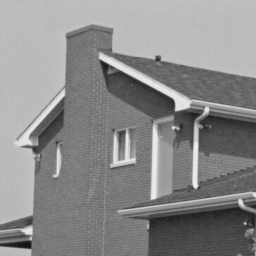
%> input picture patch_beltrami/Beltrami/BM3D_images/house.png, 256 x 256 px
$ octave DEMOBelt_SingleBW.m   (GNU Octave 9; MATLAB toolbox functions it lacks are replaced by stand-ins)
%> lines starting %> are read from the running program, lines starting %| are printed output that depends on the picture; long printed decimals are rounded
### patch_beltrami/Beltrami/beltBW.m
% Aaron Wetzler, Ron Kimmel, SSVM 2011
% This code is for academic use only.
% Contact: aaronwetzler@gmail.com

function O=beltBW(A,beta,alpha,iterations,ws)
I=double(A); %work in regular domain
%I=log2(double(A)+1); %work in log domain

Dmx= @(P) P-P([1 1:end-1],:);
Dmy= @(P) (Dmx(P'))';
Dpx= @(P) P([2:end end],:) -P;
Dpy= @(P) (Dpx(P'))';
belt=@(Dt,Im,Imx,Imy,Gm05,G11,G12,G22) ...
    Im+Dt*Gm05.*(Dpx(Gm05.*(G22.*Imx-G12.*Imy))+Dpy(Gm05.*(-G12.*Imx+G11.*Imy)));

paddedIntegralImage=@(I,ws) cumsum(cumsum(padarray(padarray(I,[ws ws]),[1 1],'pre')),2);

dt=alpha*beta;

[i,j]=meshgrid(1:size(I,1),1:size(I,2));
i=i';j=j';
sz=[size(I,1)+ws*2+1  size(I,2)+ws*2+1];

%integral image indices for calculating the sum around a pixel
indA=sub2ind(sz,i,j);
indB=sub2ind(sz,i,j+ws*2+1);
indC=sub2ind(sz,i+ws*2+1,j);
indD=sub2ind(sz,i+ws*2+1,j+ws*2+1);

for p=1:iterations

    Ix=Dmx(I);
    Iy=Dmy(I);
    Ix2=paddedIntegralImage(Ix.^2,ws);
    IxIy=paddedIntegralImage(Ix.*Iy,ws);
    Iy2=paddedIntegralImage(Iy.^2,ws);

    g11=beta+Ix2(indA)+Ix2(indD)-Ix2(indB)-Ix2(indC);
    g12=IxIy(indA)+IxIy(indD)-IxIy(indB)-IxIy(indC);
    g22=beta+Iy2(indA)+Iy2(indD)-Iy2(indB)-Iy2(indC);

    gm05=((g11.*g22-g12.^2)).^(-0.5);

    I=belt(dt,I,Ix,Iy,gm05,g11,g12,g22);
    %deltaI=belt(1,0,Ix,Iy,1,g11,g12,g22);

    %I=max(min(I,8),0);
end

O=I;
% [13 lines of commented-out code are left out]

### patch_beltrami/Beltrami/DEMOBelt_SingleBW.m
%% DEMO: Patch-Beltrami denoising (Grayscale version)
% Aaron Wetzler, Ron Kimmel, SSVM 2011
% This code is for academic use only.
% Contact: aaronwetzler@gmail.com

% Please cite the following if you use it in your work.
% @inproceedings{Wetzler11,
%   author    = {A. Wetzler and
%                R. Kimmel},
%   title     = {Efficient Beltrami Flow in Patch-Space},
%   booktitle = {SSVM},
%   year      = {2011},
%   pages     = {134-143},
% }

clear all
close all
clc

%% Setup parameters (you can play with windowsize but I dont recommend it)
load paramsFor10ItersBW.mat
sigma = 20; % Set a sigma to inject noise. Or just use your own image and call it z

windowSize=3;
iterations=10;

bet=f(sigma,1);%240
alpha=f(sigma,2);


%% Input original
y = 255*double(im2double(imread('BM3D_images\house.png')));
%> y: size 256x256 double; min 16, max 239, mean 138; mean of the top-left, top-right, bottom-left and bottom-right quarters 159.8, 150, 135.6, 106.6

%% Add noise
randn('seed', 0);
z = y + (sigma)*randn(size(y));
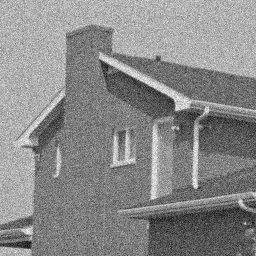
%> z: size 256x256 double; min -34.53, max 285.7, mean 138; drawn with min black and max white
z=max(min(z,255),0);

%% Denoise with beltrami patch filter
tic;
y_est=beltBW(z,bet,alpha,iterations,windowSize);
%> the loop in beltBW, `for p=1:iterations` made 10 passes
%> pass 1, in beltBW, `Ix=Dmx(I);`:
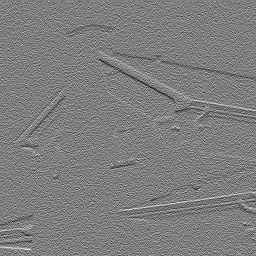
%> Ix: size 256x256 double; min -162.5, max 164.5, mean -0.3; drawn with min black and max white
%> pass 1, in beltBW, `Iy=Dmy(I);`:
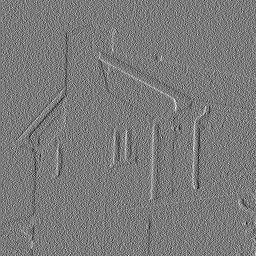
%> Iy: size 256x256 double; min -147.2, max 157.4, mean -0.2; drawn with min black and max white
%> pass 1, in beltBW, `Ix2=paddedIntegralImage(Ix.^2,ws);`:
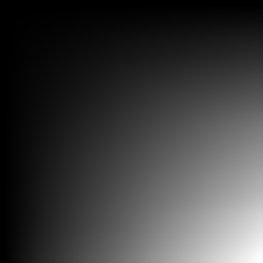
%> Ix2: size 263x263 double; min 0, max 61240315.7, mean 14492518.2; drawn with min black and max white
dt=toc;

%% Get results

PSNR = 10*log10(255^2/mean((y(:)-y_est(:)).^2));
%> PSNR = 31.68
PN=  10*log10(255^2/mean((y(:)-z(:)).^2));
%> PN = 22.17

fprintf('Sigma:%2.0f\nNoise:%3.2fdb\nFiltered PSNR:%3.2fdb\nBeta:%f \nIters:%3.0f \nImgSize:(%i,%i)\nWindowSize:%i\nTime:%4.2f \n\n',sigma,PN,PSNR,bet,iterations,size(z,2),size(z,1),windowSize,dt);
%| Sigma:20
%| Noise:22.17db
%| Filtered PSNR:31.68db
%| Beta:2664.817
%| Iters: 10
%| ImgSize:(256,256)
%| WindowSize:3
%| Time:0.22

%% Display output
imshow(uint8(abs([z y_est y])));xlabel(num2str(PSNR));pause(0.00001);
%> after `imshow(uint8(abs([z y_est y])))`:
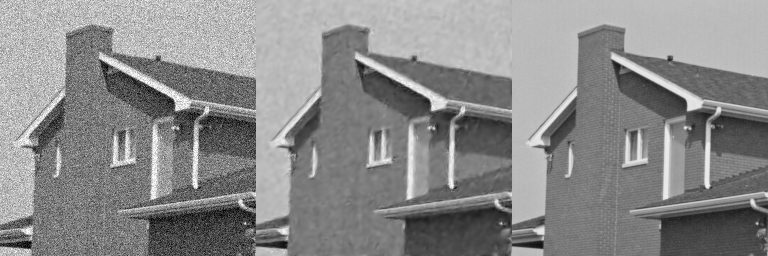
%> displayed picture: size 256x768, on the screen's scale of 0 to 255; min 0, max 255, mean 138
title ('Noisy, Patch-Beltrami, Original');
